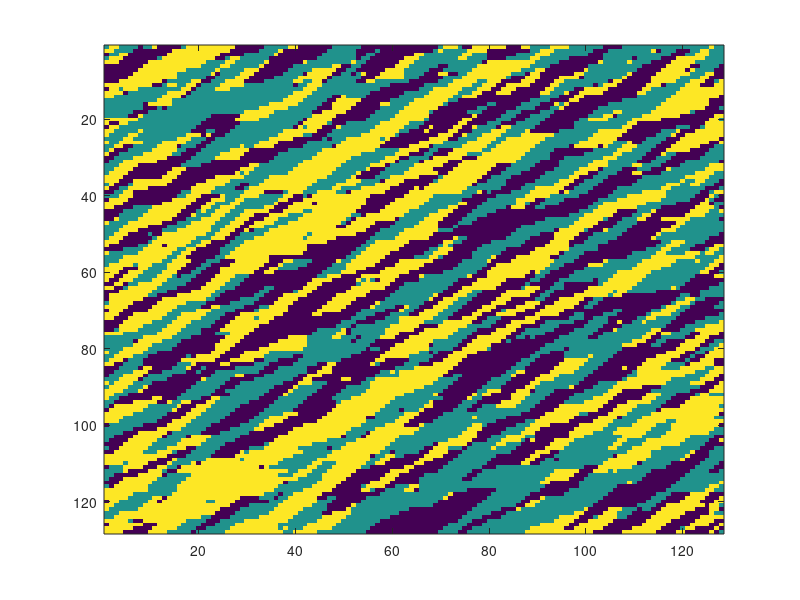

Reproduce this figure in MATLAB. (Note: this script raises an error after producing the figure.)
clc;clear;close all;
addpath('./Functions');
load ./sample_image.mat sample_image;
imagesc(sample_image);
%%
x = (1:size(sample_image,2))';
y = (1:size(sample_image,1))';
order = 1;
Element = constructElements(x,y,0,order);
%%
Mset=(unique(sample_image(:)))';
Chain_length=300;

beta_ini = mvnrnd(zeros(1,4),diag(0.1*ones(4,1)))'; % beta is a column vector
SigmaProp_ini = diag(0.01*ones(4,1));
MC_ini = retrieve(Element,sample_image);
plotField(Element,MC_ini);

Element = FixElement(Element,MC_ini);
Element = CalculateU(Element,zeros(1,length(Mset)));
Element = detectNeighborDirection(Element,2);

[MC_est,beta_bin]=GenerateMRF(Element,MC_ini,Mset,Chain_length,beta_ini,SigmaProp_ini);    

plot(1:Chain_length,beta_bin);